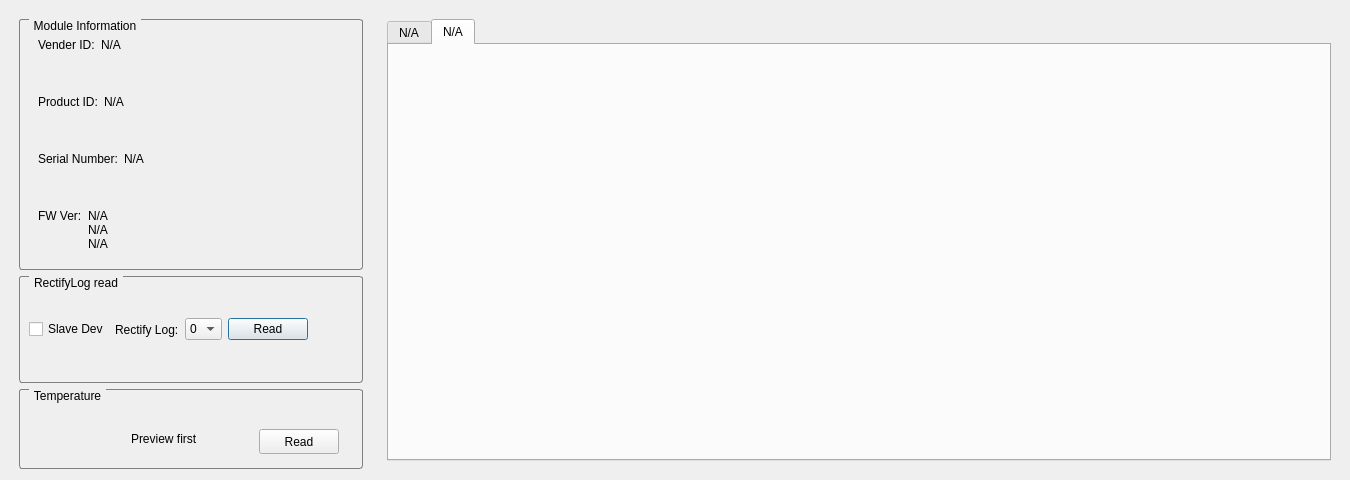
<?xml version="1.0" encoding="UTF-8"?>
<ui version="4.0">
 <class>VideoDeviceDialog</class>
 <widget class="QDialog" name="VideoDeviceDialog">
  <property name="geometry">
   <rect>
    <x>0</x>
    <y>0</y>
    <width>1350</width>
    <height>480</height>
   </rect>
  </property>
  <property name="sizePolicy">
   <sizepolicy hsizetype="Fixed" vsizetype="Fixed">
    <horstretch>0</horstretch>
    <verstretch>0</verstretch>
   </sizepolicy>
  </property>
  <property name="minimumSize">
   <size>
    <width>1350</width>
    <height>480</height>
   </size>
  </property>
  <property name="maximumSize">
   <size>
    <width>1350</width>
    <height>480</height>
   </size>
  </property>
  <property name="windowTitle">
   <string>Dialog</string>
  </property>
  <property name="styleSheet">
   <string notr="true">QGroupBox 
{ 
    border: 1px solid gray; 
    border-radius: 3px; 
    margin-top: 0.5em; 
} 
QGroupBox::title 
{ 
    subcontrol-origin: margin; 
    left: 10px; 
    padding: 0 3px 0 3px; 
} 
QWidget:disabled { 
    background-color:#ffffff; 
    color : #777777; 
} </string>
  </property>
  <layout class="QHBoxLayout" name="horizontalLayout_5" stretch="0,0">
   <property name="sizeConstraint">
    <enum>QLayout::SetDefaultConstraint</enum>
   </property>
   <property name="leftMargin">
    <number>10</number>
   </property>
   <property name="topMargin">
    <number>10</number>
   </property>
   <property name="rightMargin">
    <number>10</number>
   </property>
   <property name="bottomMargin">
    <number>10</number>
   </property>
   <item>
    <widget class="QWidget" name="verticalWidget_2" native="true">
     <property name="enabled">
      <bool>true</bool>
     </property>
     <property name="sizePolicy">
      <sizepolicy hsizetype="Preferred" vsizetype="Preferred">
       <horstretch>1</horstretch>
       <verstretch>0</verstretch>
      </sizepolicy>
     </property>
     <layout class="QVBoxLayout" name="verticalLayout_left" stretch="0,0,0">
      <property name="bottomMargin">
       <number>1</number>
      </property>
      <item>
       <widget class="QGroupBox" name="groupBox_module_info">
        <property name="sizePolicy">
         <sizepolicy hsizetype="Preferred" vsizetype="Preferred">
          <horstretch>0</horstretch>
          <verstretch>7</verstretch>
         </sizepolicy>
        </property>
        <property name="minimumSize">
         <size>
          <width>344</width>
          <height>0</height>
         </size>
        </property>
        <property name="maximumSize">
         <size>
          <width>344</width>
          <height>16777215</height>
         </size>
        </property>
        <property name="title">
         <string>Module Information</string>
        </property>
        <layout class="QVBoxLayout" name="verticalLayout_4">
         <item>
          <widget class="QWidget" name="widget_4" native="true">
           <layout class="QHBoxLayout" name="horizontalLayout">
            <item>
             <widget class="QLabel" name="label_title_vender_id">
              <property name="sizePolicy">
               <sizepolicy hsizetype="Preferred" vsizetype="Preferred">
                <horstretch>0</horstretch>
                <verstretch>0</verstretch>
               </sizepolicy>
              </property>
              <property name="cursor">
               <cursorShape>IBeamCursor</cursorShape>
              </property>
              <property name="text">
               <string>Vender ID:</string>
              </property>
              <property name="alignment">
               <set>Qt::AlignLeading|Qt::AlignLeft|Qt::AlignTop</set>
              </property>
              <property name="textInteractionFlags">
               <set>Qt::LinksAccessibleByMouse|Qt::TextSelectableByMouse</set>
              </property>
             </widget>
            </item>
            <item>
             <widget class="QLabel" name="label_content_verder_id">
              <property name="sizePolicy">
               <sizepolicy hsizetype="Preferred" vsizetype="Preferred">
                <horstretch>3</horstretch>
                <verstretch>0</verstretch>
               </sizepolicy>
              </property>
              <property name="cursor">
               <cursorShape>IBeamCursor</cursorShape>
              </property>
              <property name="text">
               <string>N/A</string>
              </property>
              <property name="alignment">
               <set>Qt::AlignLeading|Qt::AlignLeft|Qt::AlignTop</set>
              </property>
              <property name="wordWrap">
               <bool>true</bool>
              </property>
              <property name="textInteractionFlags">
               <set>Qt::LinksAccessibleByMouse|Qt::TextSelectableByMouse</set>
              </property>
             </widget>
            </item>
           </layout>
          </widget>
         </item>
         <item>
          <widget class="QWidget" name="widget" native="true">
           <layout class="QHBoxLayout" name="horizontalLayout_2">
            <item>
             <widget class="QLabel" name="label_title_product_id">
              <property name="sizePolicy">
               <sizepolicy hsizetype="Preferred" vsizetype="Preferred">
                <horstretch>0</horstretch>
                <verstretch>0</verstretch>
               </sizepolicy>
              </property>
              <property name="cursor">
               <cursorShape>IBeamCursor</cursorShape>
              </property>
              <property name="text">
               <string>Product ID:</string>
              </property>
              <property name="alignment">
               <set>Qt::AlignLeading|Qt::AlignLeft|Qt::AlignTop</set>
              </property>
              <property name="textInteractionFlags">
               <set>Qt::LinksAccessibleByMouse|Qt::TextSelectableByMouse</set>
              </property>
             </widget>
            </item>
            <item>
             <widget class="QLabel" name="label_content_product_id">
              <property name="sizePolicy">
               <sizepolicy hsizetype="Preferred" vsizetype="Preferred">
                <horstretch>3</horstretch>
                <verstretch>0</verstretch>
               </sizepolicy>
              </property>
              <property name="cursor">
               <cursorShape>IBeamCursor</cursorShape>
              </property>
              <property name="text">
               <string>N/A</string>
              </property>
              <property name="alignment">
               <set>Qt::AlignLeading|Qt::AlignLeft|Qt::AlignTop</set>
              </property>
              <property name="wordWrap">
               <bool>true</bool>
              </property>
              <property name="textInteractionFlags">
               <set>Qt::LinksAccessibleByMouse|Qt::TextSelectableByMouse</set>
              </property>
             </widget>
            </item>
           </layout>
          </widget>
         </item>
         <item>
          <widget class="QWidget" name="widget_2" native="true">
           <layout class="QHBoxLayout" name="horizontalLayout_3">
            <item>
             <widget class="QLabel" name="label_title_serial_number">
              <property name="sizePolicy">
               <sizepolicy hsizetype="Preferred" vsizetype="Preferred">
                <horstretch>0</horstretch>
                <verstretch>0</verstretch>
               </sizepolicy>
              </property>
              <property name="cursor">
               <cursorShape>IBeamCursor</cursorShape>
              </property>
              <property name="text">
               <string>Serial Number:</string>
              </property>
              <property name="alignment">
               <set>Qt::AlignLeading|Qt::AlignLeft|Qt::AlignTop</set>
              </property>
              <property name="textInteractionFlags">
               <set>Qt::LinksAccessibleByMouse|Qt::TextSelectableByMouse</set>
              </property>
             </widget>
            </item>
            <item>
             <widget class="QLabel" name="label_content_serial_number">
              <property name="sizePolicy">
               <sizepolicy hsizetype="Preferred" vsizetype="Preferred">
                <horstretch>3</horstretch>
                <verstretch>0</verstretch>
               </sizepolicy>
              </property>
              <property name="cursor">
               <cursorShape>IBeamCursor</cursorShape>
              </property>
              <property name="text">
               <string>N/A</string>
              </property>
              <property name="alignment">
               <set>Qt::AlignLeading|Qt::AlignLeft|Qt::AlignTop</set>
              </property>
              <property name="wordWrap">
               <bool>true</bool>
              </property>
              <property name="textInteractionFlags">
               <set>Qt::LinksAccessibleByMouse|Qt::TextSelectableByMouse</set>
              </property>
             </widget>
            </item>
           </layout>
          </widget>
         </item>
         <item>
          <widget class="QWidget" name="widget_3" native="true">
           <layout class="QHBoxLayout" name="horizontalLayout_4">
            <item>
             <widget class="QLabel" name="label_title_fw_ver">
              <property name="sizePolicy">
               <sizepolicy hsizetype="Preferred" vsizetype="Preferred">
                <horstretch>0</horstretch>
                <verstretch>0</verstretch>
               </sizepolicy>
              </property>
              <property name="cursor">
               <cursorShape>IBeamCursor</cursorShape>
              </property>
              <property name="text">
               <string>FW Ver:</string>
              </property>
              <property name="alignment">
               <set>Qt::AlignLeading|Qt::AlignLeft|Qt::AlignTop</set>
              </property>
              <property name="textInteractionFlags">
               <set>Qt::LinksAccessibleByMouse|Qt::TextSelectableByMouse</set>
              </property>
             </widget>
            </item>
            <item>
             <widget class="QLabel" name="label_content_fw_ver">
              <property name="sizePolicy">
               <sizepolicy hsizetype="Preferred" vsizetype="Preferred">
                <horstretch>1</horstretch>
                <verstretch>0</verstretch>
               </sizepolicy>
              </property>
              <property name="cursor">
               <cursorShape>IBeamCursor</cursorShape>
              </property>
              <property name="text">
               <string>N/A
N/A
N/A</string>
              </property>
              <property name="alignment">
               <set>Qt::AlignLeading|Qt::AlignLeft|Qt::AlignTop</set>
              </property>
              <property name="wordWrap">
               <bool>true</bool>
              </property>
              <property name="textInteractionFlags">
               <set>Qt::LinksAccessibleByMouse|Qt::TextSelectableByMouse</set>
              </property>
             </widget>
            </item>
           </layout>
          </widget>
         </item>
        </layout>
       </widget>
      </item>
      <item>
       <widget class="QGroupBox" name="groupBox_rectify_lgo">
        <property name="enabled">
         <bool>true</bool>
        </property>
        <property name="sizePolicy">
         <sizepolicy hsizetype="Preferred" vsizetype="Preferred">
          <horstretch>0</horstretch>
          <verstretch>3</verstretch>
         </sizepolicy>
        </property>
        <property name="minimumSize">
         <size>
          <width>344</width>
          <height>0</height>
         </size>
        </property>
        <property name="maximumSize">
         <size>
          <width>344</width>
          <height>16777215</height>
         </size>
        </property>
        <property name="title">
         <string>RectifyLog read</string>
        </property>
        <property name="flat">
         <bool>false</bool>
        </property>
        <layout class="QHBoxLayout" name="horizontalLayout_7">
         <item>
          <widget class="QCheckBox" name="checkBox_slave_dev">
           <property name="sizePolicy">
            <sizepolicy hsizetype="Fixed" vsizetype="Fixed">
             <horstretch>2</horstretch>
             <verstretch>0</verstretch>
            </sizepolicy>
           </property>
           <property name="text">
            <string>Slave Dev</string>
           </property>
          </widget>
         </item>
         <item>
          <spacer name="horizontalSpacer">
           <property name="orientation">
            <enum>Qt::Horizontal</enum>
           </property>
           <property name="sizeType">
            <enum>QSizePolicy::Expanding</enum>
           </property>
           <property name="sizeHint" stdset="0">
            <size>
             <width>15</width>
             <height>20</height>
            </size>
           </property>
          </spacer>
         </item>
         <item>
          <widget class="QLabel" name="label_title_rectify_log">
           <property name="sizePolicy">
            <sizepolicy hsizetype="Fixed" vsizetype="Preferred">
             <horstretch>2</horstretch>
             <verstretch>0</verstretch>
            </sizepolicy>
           </property>
           <property name="text">
            <string>Rectify Log:</string>
           </property>
          </widget>
         </item>
         <item>
          <widget class="QComboBox" name="comboBox_log_index">
           <property name="sizePolicy">
            <sizepolicy hsizetype="Fixed" vsizetype="Fixed">
             <horstretch>1</horstretch>
             <verstretch>0</verstretch>
            </sizepolicy>
           </property>
           <item>
            <property name="text">
             <string>0</string>
            </property>
           </item>
           <item>
            <property name="text">
             <string>1</string>
            </property>
           </item>
           <item>
            <property name="text">
             <string>2</string>
            </property>
           </item>
           <item>
            <property name="text">
             <string>3</string>
            </property>
           </item>
           <item>
            <property name="text">
             <string>4</string>
            </property>
           </item>
           <item>
            <property name="text">
             <string>5</string>
            </property>
           </item>
           <item>
            <property name="text">
             <string>6</string>
            </property>
           </item>
           <item>
            <property name="text">
             <string>7</string>
            </property>
           </item>
           <item>
            <property name="text">
             <string>8</string>
            </property>
           </item>
           <item>
            <property name="text">
             <string>9</string>
            </property>
           </item>
          </widget>
         </item>
         <item>
          <spacer name="horizontalSpacer_3">
           <property name="orientation">
            <enum>Qt::Horizontal</enum>
           </property>
           <property name="sizeType">
            <enum>QSizePolicy::Expanding</enum>
           </property>
           <property name="sizeHint" stdset="0">
            <size>
             <width>10</width>
             <height>20</height>
            </size>
           </property>
          </spacer>
         </item>
         <item>
          <widget class="QPushButton" name="pushButton_rectify_read">
           <property name="sizePolicy">
            <sizepolicy hsizetype="Fixed" vsizetype="Fixed">
             <horstretch>1</horstretch>
             <verstretch>0</verstretch>
            </sizepolicy>
           </property>
           <property name="text">
            <string>Read</string>
           </property>
          </widget>
         </item>
         <item>
          <spacer name="horizontalSpacer_2">
           <property name="orientation">
            <enum>Qt::Horizontal</enum>
           </property>
           <property name="sizeHint" stdset="0">
            <size>
             <width>153</width>
             <height>20</height>
            </size>
           </property>
          </spacer>
         </item>
        </layout>
       </widget>
      </item>
      <item>
       <widget class="QGroupBox" name="groupBox_temperature">
        <property name="minimumSize">
         <size>
          <width>344</width>
          <height>80</height>
         </size>
        </property>
        <property name="title">
         <string>Temperature</string>
        </property>
        <property name="flat">
         <bool>false</bool>
        </property>
        <property name="checkable">
         <bool>false</bool>
        </property>
        <widget class="QLabel" name="label_temperature">
         <property name="enabled">
          <bool>true</bool>
         </property>
         <property name="geometry">
          <rect>
           <x>111</x>
           <y>40</y>
           <width>131</width>
           <height>20</height>
          </rect>
         </property>
         <property name="text">
          <string>Preview first</string>
         </property>
         <property name="textFormat">
          <enum>Qt::PlainText</enum>
         </property>
         <property name="wordWrap">
          <bool>false</bool>
         </property>
         <property name="indent">
          <number>1</number>
         </property>
        </widget>
        <widget class="QPushButton" name="pushButton_temperature">
         <property name="geometry">
          <rect>
           <x>240</x>
           <y>40</y>
           <width>80</width>
           <height>25</height>
          </rect>
         </property>
         <property name="sizePolicy">
          <sizepolicy hsizetype="Fixed" vsizetype="Fixed">
           <horstretch>1</horstretch>
           <verstretch>0</verstretch>
          </sizepolicy>
         </property>
         <property name="text">
          <string>Read</string>
         </property>
        </widget>
       </widget>
      </item>
     </layout>
    </widget>
   </item>
   <item>
    <widget class="QWidget" name="verticalWidget_3" native="true">
     <property name="sizePolicy">
      <sizepolicy hsizetype="Preferred" vsizetype="Preferred">
       <horstretch>3</horstretch>
       <verstretch>0</verstretch>
      </sizepolicy>
     </property>
     <layout class="QVBoxLayout" name="verticalLayout_2">
      <item>
       <widget class="QTabWidget" name="tabWidget">
        <property name="sizePolicy">
         <sizepolicy hsizetype="Preferred" vsizetype="Preferred">
          <horstretch>0</horstretch>
          <verstretch>0</verstretch>
         </sizepolicy>
        </property>
        <property name="tabShape">
         <enum>QTabWidget::Rounded</enum>
        </property>
        <property name="currentIndex">
         <number>1</number>
        </property>
        <widget class="QWidget" name="tab">
         <attribute name="title">
          <string>N/A</string>
         </attribute>
        </widget>
        <widget class="QWidget" name="tab_2">
         <attribute name="title">
          <string>N/A</string>
         </attribute>
        </widget>
       </widget>
      </item>
     </layout>
    </widget>
   </item>
  </layout>
 </widget>
 <resources/>
 <connections/>
</ui>
